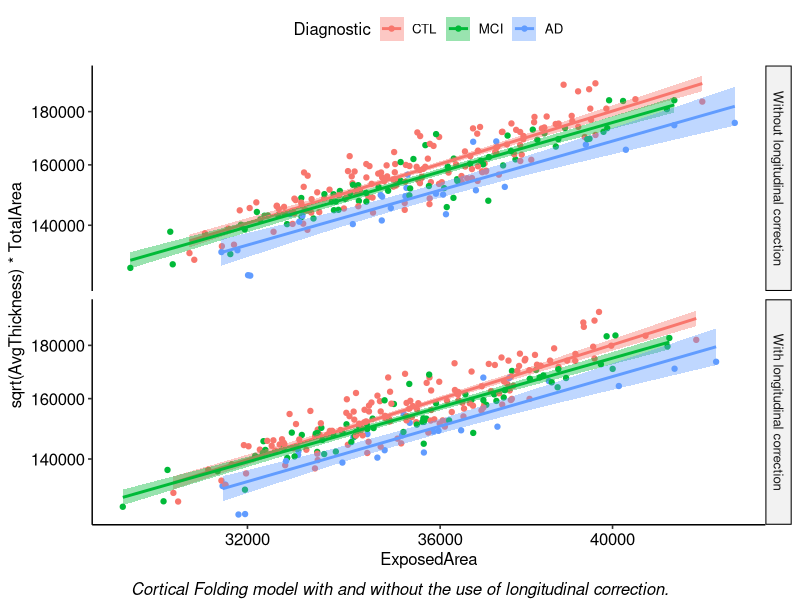
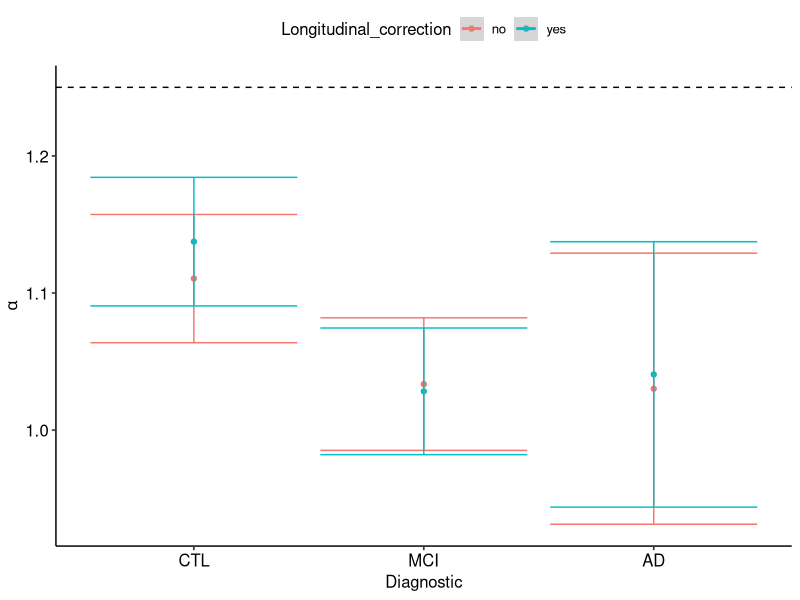
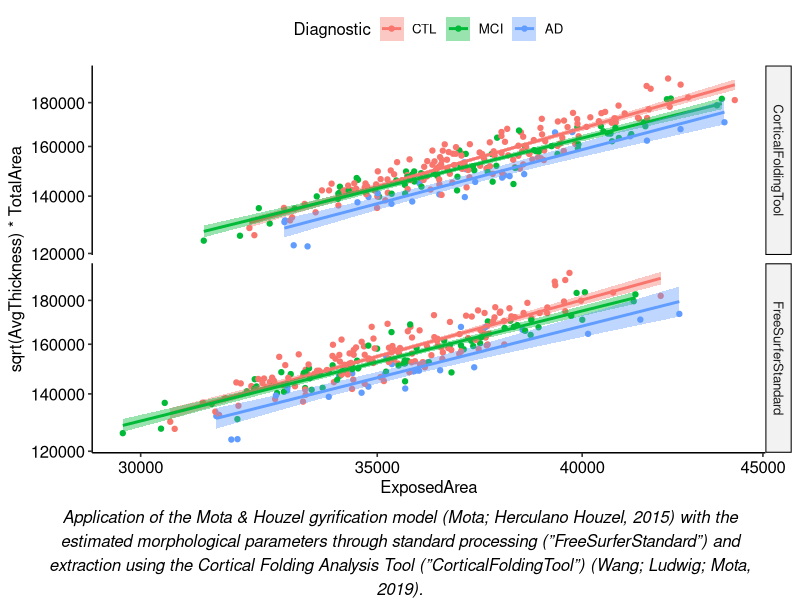
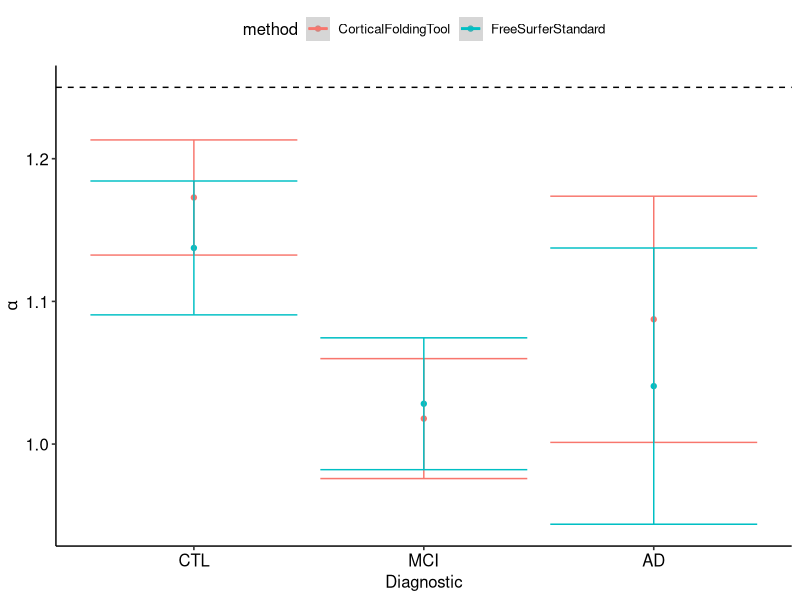
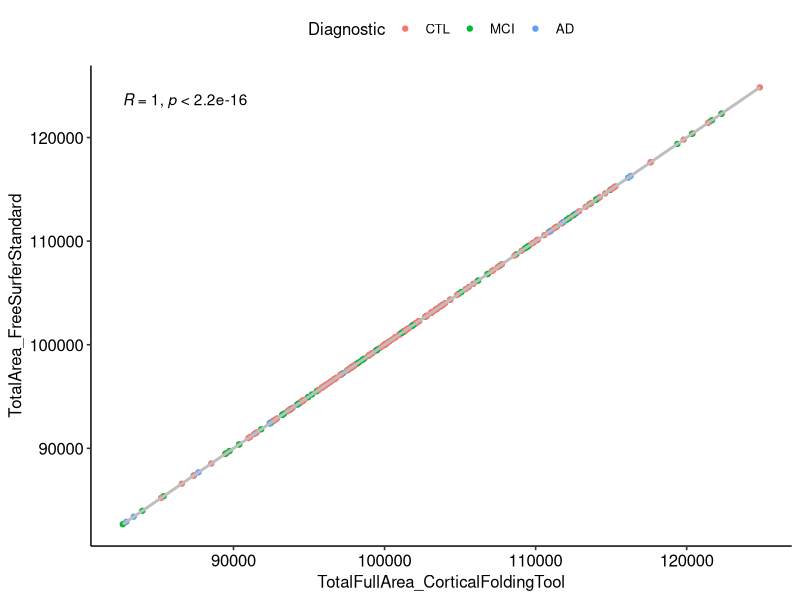
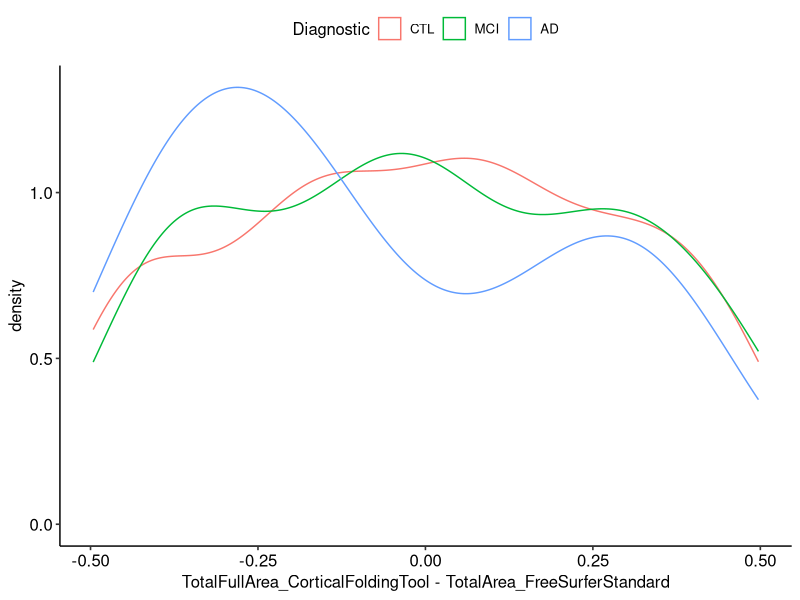
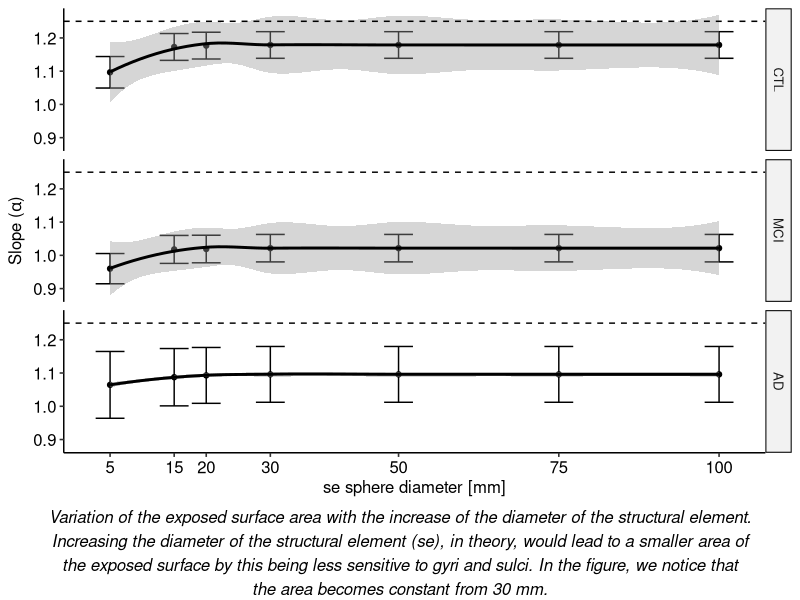
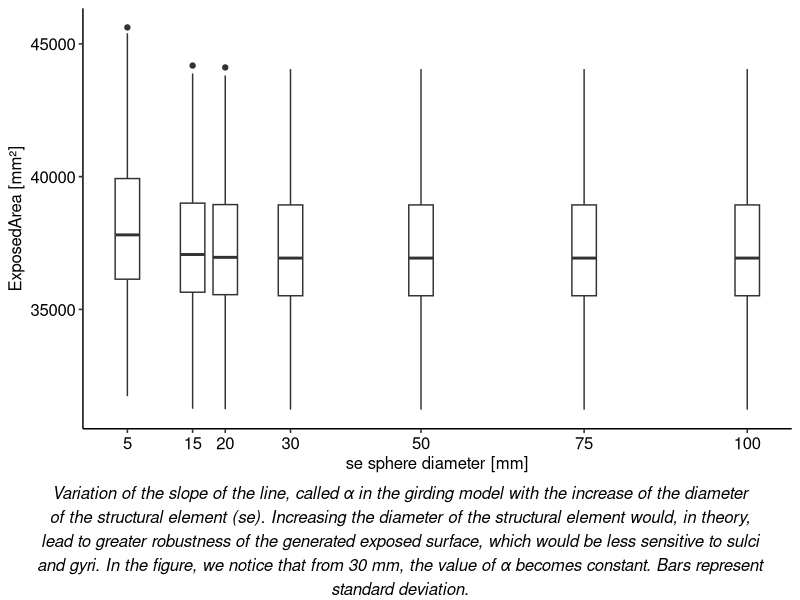

The R script that drew these images, in order:
## ---- chunk 1
knitr::opts_chunk$set(
	echo = TRUE,
	message = FALSE,
	warning = FALSE
)
## ---- chunk 2
library(readr)
library(tidyverse)
library(lubridate)
library(ggpubr)
library(kableExtra)
library(broom)
## ---- chunk 3
## set working directory
setwd("~/GitHub/FHPdeMoraes_thesis/Complementaryanalysis1_modelrobustness")
## ---- chunk 4
## define functions

# test angular coeficinet versus theoretical value
test_coef <- function(reg, coefnum, val){
  co <- coef(summary(reg))
  tstat <- (co[coefnum,1] - val)/co[coefnum,2]
  2 * pt(abs(tstat), reg$df.residual, lower.tail = FALSE)
}

# wrap text
wrapper <- function(x, ...) paste(strwrap(x, ...), collapse = "\n")
## ---- chunk 5
# import subjs
tabela_sujeitos <- read_csv("tabela_sujeitos.csv",
                            col_types = cols(...1 = col_skip()))

# subjs age interval
tabela_sujeitos$Age_interval <- cut(tabela_sujeitos$Age,
                                       breaks = c(0, 5, 10, 15, 20, 25, 30, 35, 40, 45, 50, 55, 60, 65, 70, 75, 80, 85, 90, 95, 100),
                                       right = FALSE,
                                       include.lowest = TRUE)

tabela_sujeitos$Age_interval10 <- cut(tabela_sujeitos$Age,
                                         breaks = c(0, 10, 20, 30, 40, 50, 60, 70, 80, 90, 100),
                                         right = FALSE,
                                         include.lowest = TRUE)

# Select session 1
tabela_sujeitos <- tabela_sujeitos %>%
  filter(Session == "1") %>%
  dplyr::select(-c(Session))

## ---- chunk 6
# import results with default config EE = 15mm
data_longcor_ses1 <- read_csv("data_longcor_ses1.txt") 
## ---- chunk 7
## new surfaces ----
# import results with other config EE = 5; 20; 30; 50; 75 and 100mm
data_longcor_ses1_5 <- read_csv("data_longcor_ses1_5mm.txt")
data_longcor_ses1_20 <- read_csv("data_longcor_ses1_20mm.txt")
data_longcor_ses1_30 <- read_csv("data_longcor_ses1_30mm.txt")
data_longcor_ses1_50 <- read_csv("data_longcor_ses1_50mm.txt")
data_longcor_ses1_75 <- read_csv("data_longcor_ses1_75mm.txt")
data_longcor_ses1_100 <- read_csv("data_longcor_ses1_100mm.txt")

# create variable EE diameter
data_longcor_ses1 <- data_longcor_ses1 %>%
  mutate(EEdiameter = 15)
data_longcor_ses1_5 <- data_longcor_ses1_5 %>%
  mutate(EEdiameter = 5)
data_longcor_ses1_20 <- data_longcor_ses1_20 %>%
  mutate(EEdiameter = 20)
data_longcor_ses1_30 <- data_longcor_ses1_30 %>%
  mutate(EEdiameter = 30)
data_longcor_ses1_50 <- data_longcor_ses1_50 %>%
  mutate(EEdiameter = 50)
data_longcor_ses1_75 <- data_longcor_ses1_75 %>%
  mutate(EEdiameter = 75)
data_longcor_ses1_100 <- data_longcor_ses1_100 %>%
  mutate(EEdiameter = 100)

# combine dataframes, create new variables, delete unwanted variables-c(

data <-
  full_join(data_longcor_ses1, data_longcor_ses1_5) %>% # combine files
  full_join(data_longcor_ses1_20) %>%
  full_join(data_longcor_ses1_30) %>%
  full_join(data_longcor_ses1_50) %>%
  full_join(data_longcor_ses1_75) %>%
  full_join(data_longcor_ses1_100) %>%
  mutate(
    SUBJ = SubjectID,
    hemi = Hemisphere,
    ROI = "hemisphere",
    method = "CorticalFoldingTool",
    Longitudinal_correction = "yes",
    AvgThickness = AvgCortThickness,
    ExposedArea = SmoothPialArea,
    TotalArea = PialArea,
    TotalFullArea = PialFullArea,
    WhiteSurfArea = WhiteArea,
    GMvolume = GreymatterVol
  ) %>% dplyr::select(
    -c(
      SubjectID,
      Hemisphere,
      AvgCortThickness,
      PialArea,
      SmoothPialArea,
      WhiteArea,
      GreymatterVol
    )
  )

## ---- chunk 8
## FS Standard ----
data_h <-
  read_csv("data_h.csv", col_types = cols(...1 = col_skip()))

data_h <- data_h %>%
  mutate(
    SUBJ = str_sub(SUBJ_ID, 1, 7),
    Session = str_sub(SUBJ_ID, 21, 21),
    Longitudinal_correction = ifelse(str_sub(SUBJ_ID, 23, 26) == "long", "yes", "no"),
    SUBJ_ID = str_sub(SUBJ_ID, 9, 38),
    method = "FreeSurferStandard",
    EEdiameter = 15
  ) %>%
  filter(ROI == "hemisphere", Session == "1") %>%
  dplyr::select(-c(Session))
## ---- chunk 9
# combine files
dados <- full_join(data, data_h) %>%
  mutate(
    # create new variables
    logAvgThickness = log10(AvgThickness),
    logTotalArea = log10(TotalArea),
    logTotalFullArea = log10(TotalFullArea),
    logExposedArea = log10(ExposedArea),
    logConvexHullArea = log10(ConvexHullArea),
    logWhiteSurfArea = log10(WhiteSurfArea),
    logGMvolume = log10(GMvolume),
    logConvexHullArea = log10(ConvexHullArea),
    localGI = TotalArea / ExposedArea,
    k = sqrt(AvgThickness) * TotalArea / (ExposedArea ^ 1.25),
    K = 1 / 4 * log10(AvgThickness ^ 2)  + log10(TotalArea) - 5 / 4 * log10(ExposedArea),
    S = 3 / 2 * log10(TotalArea) + 3 / 4 * log10(ExposedArea) - 9 /  4 * log10(AvgThickness ^
                                                                                 2) ,
    I = log10(TotalArea) + log10(ExposedArea) + log10(AvgThickness ^ 2) ,
  ) %>%
  dplyr::select(
    -c(
      PialFullArea,
      WhiteFullArea,
      SmoothPialFullArea,
      ConvexHullFullArea,
      PialFullVol,
      WhiteFullVol,
      SmoothPialFullVol,
      BrainSegVolNotVent,
      SUBJ_ID
    )
  ) %>%
  unique() # delete duplicates

# rename hemispheres
dados$hemi[dados$hemi == "left"] <- "L"
dados$hemi[dados$hemi == "right"] <- "R"

# combine tables through subject if and selected only Session 1
dados <- inner_join(tabela_sujeitos, dados)

#rename variables
colnames(dados)[which(names(dados) == "Sexo")] <- "Gender"
colnames(dados)[which(names(dados) == "Idade")] <- "Age"
colnames(dados)[which(names(dados) == "Diagnostico")] <-
  "Diagnostic"

dados$Age <- as.numeric(dados$Age)
dados$Diagnostic <- as.factor(dados$Diagnostic)
dados$Gender <- as.factor(dados$Gender)

# rename diagnostics
dados$Diagnostic <- as.character(dados$Diagnostic)

dados$Diagnostic[dados$Diagnostic == "CONTROLE"] <- "CTL"
dados$Diagnostic[dados$Diagnostic == "CCL"] <- "MCI"
dados$Diagnostic[dados$Diagnostic == "ALZ"] <- "AD"
## ---- chunk 10
dados_raw <- dados

# clear data from unwanted diagnostics, subjs with no acquisition equipment defined, subjs with Avg Thickness 0... and only hemispheres!!
dados_all <- dados %>% filter(
  Diagnostic == "CTL" |
    Diagnostic == "MCI" |
    Diagnostic == "AD",!is.na(logAvgThickness),
  ExposedArea != 0 |
    !is.na(localGI),!is.infinite(logExposedArea),
  ROI == "hemisphere"
) %>%
  droplevels()

# see which subjects were excluded
# dados_excluidos <- anti_join(dados_raw, dados_all)
# dados_excluidos %>% dplyr::select(c(SUBJ, Age, Gender, Diagnostic))

# use the filtered data
dados <- dados_all

dados$Diagnostic <-
  factor(dados$Diagnostic, levels = c("CTL", "MCI", "AD")) # transform into levels of factors
## ---- chunk 11
# remove subjects who are not in all samples

lista_subjs_CFT_yes <-
  as.data.frame(
    filter(
      dados,
      method == "CorticalFoldingTool",
      Longitudinal_correction == "yes"
    )$SUBJ
  ) %>%
  unique()

colnames(lista_subjs_CFT_yes)[1] <- "SUBJ"

lista_subjs_FS_no <-
  as.data.frame(filter(
    dados,
    method == "FreeSurferStandard",
    Longitudinal_correction == "no"
  )$SUBJ) %>%
  unique()

colnames(lista_subjs_FS_no)[1] <- "SUBJ"

lista_subjs_FS_yes <-
  as.data.frame(filter(
    dados,
    method == "FreeSurferStandard",
    Longitudinal_correction == "yes"
  )$SUBJ) %>%
  unique()

colnames(lista_subjs_FS_yes)[1] <- "SUBJ"

listas <- inner_join(lista_subjs_CFT_yes, lista_subjs_FS_no) %>%
  inner_join(lista_subjs_FS_yes)

dados <- inner_join(dados, listas)

# write.csv(dados, "dados_compmethods.csv")
## ---- chunk 12
dados %>%
  group_by(Diagnostic) %>%
  summarise(N = n_distinct(SUBJ),
            Age = paste(signif(mean(Age), 2), "±", signif(sd(Age), 2))) %>%
  kable(digits = 2) %>%
  kable_styling()
## ---- chunk 13
dados %>%
  group_by(method, Longitudinal_correction, EEdiameter) %>%
  summarise(N = n_distinct(SUBJ)) %>%
  kable(digits = 2) %>%
  kable_styling()
## ---- chunk 14
dados %>%
  mutate(method_results = method) %>%
  group_by(Diagnostic,
           method_results,
           Longitudinal_correction,
           EEdiameter) %>%
  do(tidy(shapiro.test(.$AvgThickness))) %>%
  ungroup() %>%
  kable(digits = 2) %>%
  kable_styling()
## ---- chunk 15
dados %>%
  mutate(method_results = method) %>%
  group_by(Diagnostic,
           method_results,
           Longitudinal_correction,
           EEdiameter) %>%
  do(tidy(shapiro.test(.$TotalArea))) %>%
  ungroup() %>%
  kable(digits = 2) %>%
  kable_styling()
## ---- chunk 16
dados %>%
  mutate(method_results = method) %>%
  group_by(Diagnostic,
           method_results,
           Longitudinal_correction,
           EEdiameter) %>%
  do(tidy(shapiro.test(.$ExposedArea))) %>%
  ungroup() %>%
  kable(digits = 2) %>%
  kable_styling()
## ---- chunk 17
dados %>%
  mutate(method_results = method) %>%
  group_by(Diagnostic,
           method_results,
           Longitudinal_correction,
           EEdiameter) %>%
  do(tidy(shapiro.test(.$localGI))) %>%
  ungroup() %>%
  kable(digits = 2) %>%
  kable_styling()
## ---- chunk 18
dados %>%
  mutate(method_results = method) %>%
  group_by(Diagnostic,
           method_results,
           Longitudinal_correction,
           EEdiameter) %>%
  do(tidy(shapiro.test(.$K))) %>%
  ungroup() %>%
  kable(digits = 2) %>%
  kable_styling()
## ---- chunk 19
dados %>%
  mutate(method_results = method) %>%
  group_by(Diagnostic,
           method_results,
           Longitudinal_correction,
           EEdiameter) %>%
  do(tidy(shapiro.test(.$S))) %>%
  ungroup() %>%
  kable(digits = 2) %>%
  kable_styling()
## ---- chunk 20
dados %>%
  mutate(method_results = method) %>%
  group_by(Diagnostic,
           method_results,
           Longitudinal_correction,
           EEdiameter) %>%
  do(tidy(shapiro.test(.$I))) %>%
  ungroup() %>%
  kable(digits = 2) %>%
  kable_styling()

## ---- chunk 21
long_comp <-
  filter(dados,
         method == "FreeSurferStandard",
         !is.na(TotalArea),
         !is.infinite(ExposedArea))

LC_status <- c(yes = "With longitudinal correction",
               no = "Without longitudinal correction")
## ---- chunk 22
## Thesis Figure 9 

longcor1 <- ggplot(long_comp,
                   aes(
                     ExposedArea,
                     sqrt(AvgThickness) * TotalArea,
                     color = Diagnostic,
                     fill = Diagnostic
                   )) +
  geom_point() +
  geom_smooth(method = "lm", se = TRUE) +
  geom_abline(slope = 1.25,
              intercept = coef(lm(
                log10(TotalArea * sqrt(AvgThickness)) ~ log10(ExposedArea),
                data = dados,
                na.action = na.omit
              ))[1],
              color = "black") +
  theme_pubr() +
  facet_grid(Longitudinal_correction ~ . ,
             labeller = labeller(Longitudinal_correction = LC_status)) +
  labs(color = "Diagnostic",
       fill = "Diagnostic") +
  scale_x_log10() +
  scale_y_log10()

# ggsave("longcor1.png", plot = longcor1, dpi=1200, width = 11, height = 11, units = "cm", device = "png")

longcor1 <- annotate_figure(longcor1,
                            bottom = text_grob(
                              wrapper(
                                "Cortical Folding model with and without the use of longitudinal correction.",
                                width = 100
                              ),
                              face = "italic"
                            ))

longcor1

## ---- chunk 23
lm_fit_comp_idor <- long_comp %>%
  group_by(Diagnostic, Longitudinal_correction) %>%
  do(fit_comp_idor = tidy(lm(
    log10(TotalArea * sqrt(AvgThickness)) ~ log10(ExposedArea),
    data = .,
    na.action = na.omit
  ), conf.int = TRUE)) %>%
  unnest(cols = c(fit_comp_idor))

filter(lm_fit_comp_idor, term == "log10(ExposedArea)") %>% kable(digits = 2) %>% kable_styling()
## ---- chunk 24
ggplot(
  data = filter(lm_fit_comp_idor, term == "log10(ExposedArea)"),
  aes(x = Diagnostic,
      y = estimate, color = Longitudinal_correction, )
) +
  geom_point() +
  geom_errorbar(aes(ymin = estimate - std.error, ymax = estimate + std.error)) +
  geom_smooth(method = "lm", se = TRUE) +
  geom_hline(yintercept = 1.25, linetype = "dashed") +
  theme_pubr() +
  labs(y = expression(alpha))
## ---- chunk 25
long_comp_long <- long_comp %>%
  dplyr::select(
    c(
      SUBJ,
      Diagnostic,
      hemi,
      Longitudinal_correction,
      AvgThickness,
      TotalArea,
      ExposedArea,
      localGI,
      K,
      S,
      I
    )
  ) %>%
  pivot_wider(
    names_from = Longitudinal_correction,
    values_from = c(AvgThickness,
                    TotalArea,
                    ExposedArea,
                    localGI,
                    K,
                    S,
                    I)
  )
## ---- chunk 26
cor.test(long_comp_long$AvgThickness_no, long_comp_long$AvgThickness_yes)
## ---- chunk 27
cor.test(long_comp_long$TotalArea_no, long_comp_long$TotalArea_yes)
## ---- chunk 28
cor.test(long_comp_long$ExposedArea_no, long_comp_long$ExposedArea_yes)
## ---- chunk 29
cor.test(long_comp_long$localGI_no, long_comp_long$localGI_yes)
## ---- chunk 30
cor.test(long_comp_long$K_no, long_comp_long$K_yes)
## ---- chunk 31
cor.test(long_comp_long$S_no, long_comp_long$S_yes)
## ---- chunk 32
cor.test(long_comp_long$I_no, long_comp_long$I_yes)
## ---- chunk 33
method_comp <- filter(dados, Longitudinal_correction == "yes", EEdiameter == "15")
## ---- chunk 34
## Thesis Figure 

FS_CFT1 <- ggplot(method_comp,
                  aes(
                    ExposedArea,
                    sqrt(AvgThickness) * TotalArea,
                    color = Diagnostic,
                    fill = Diagnostic
                  )) +
  geom_point() +
  geom_smooth(method = "lm", se = TRUE) +
  geom_abline(slope = 1.25,
              intercept = coef(lm(
                log10(TotalArea * sqrt(AvgThickness)) ~ log10(ExposedArea),
                data = dados,
                na.action = na.omit
              ))[1],
              color = "black") +
  theme_pubr() +
  facet_grid(method ~ .) +
  labs(color = "Diagnostic",
       fill = "Diagnostic") +
  scale_x_log10() +
  scale_y_log10()

# ggsave("FS_CFT1.png", plot = FS_CFT1, dpi = 1200, width = 11, height = 11, units = "cm", device = "png")

FS_CFT1 <- annotate_figure(FS_CFT1,
                           bottom = text_grob(
                             wrapper(
                               "Application of the Mota & Houzel gyrification model (Mota; Herculano Houzel, 2015) with the estimated morphological parameters through standard processing (”FreeSurferStandard”) and extraction using the Cortical Folding Analysis Tool (”CorticalFoldingTool”) (Wang; Ludwig; Mota, 2019).",
                               width = 100
                             ),
                             face = "italic"
                           ))

FS_CFT1

## ---- chunk 35
lm_fit_comp_idor <- method_comp %>%
  group_by(Diagnostic, method) %>%
  do(fit_comp_idor = tidy(lm(
    log10(TotalArea * sqrt(AvgThickness)) ~ log10(ExposedArea),
    data = .,
    na.action = na.omit
  ), conf.int = TRUE)) %>%
  unnest(cols = c(fit_comp_idor))

filter(lm_fit_comp_idor, term == "log10(ExposedArea)") %>% kable(digits = 2) %>% kable_styling()

## ---- chunk 36
ggplot(
  data = filter(lm_fit_comp_idor, term == "log10(ExposedArea)"),
  aes(x = Diagnostic,
      y = estimate, color = method)
) +
  geom_point() +
  geom_errorbar(aes(ymin = estimate - std.error, ymax = estimate + std.error)) +
  geom_smooth(method = "lm", se = TRUE) +
  geom_hline(yintercept = 1.25, linetype = "dashed") +
  theme_pubr() +
  labs(y = expression(alpha))
## ---- chunk 37
method_comp_long <- method_comp %>%
  dplyr::select(
    c(
      SUBJ,
      Diagnostic,
      hemi,
      method,
      AvgThickness,
      TotalArea,
      TotalFullArea,
      ExposedArea,
      localGI,
      K,
      S,
      I
    )
  ) %>%
  pivot_wider(
    names_from = method,
    values_from = c(
      AvgThickness,
      TotalArea,
      TotalFullArea,
      ExposedArea,
      localGI,
      K,
      S,
      I
    )
  )
## ---- chunk 38
cor.test(method_comp_long$AvgThickness_FreeSurferStandard, method_comp_long$AvgThickness_CorticalFoldingTool)
## ---- chunk 39
cor.test(method_comp_long$TotalArea_FreeSurferStandard, method_comp_long$TotalArea_CorticalFoldingTool)
## ---- chunk 40
cor.test(method_comp_long$ExposedArea_FreeSurferStandard, method_comp_long$ExposedArea_CorticalFoldingTool)
## ---- chunk 41
cor.test(method_comp_long$localGI_FreeSurferStandard, method_comp_long$localGI_CorticalFoldingTool)
## ---- chunk 42
cor.test(method_comp_long$K_FreeSurferStandard, method_comp_long$K_CorticalFoldingTool)
## ---- chunk 43
cor.test(method_comp_long$S_FreeSurferStandard, method_comp_long$S_CorticalFoldingTool)
## ---- chunk 44
cor.test(method_comp_long$I_FreeSurferStandard, method_comp_long$I_CorticalFoldingTool)
## ---- chunk 45
ggplot(data = method_comp_long,
       aes(x = TotalFullArea_CorticalFoldingTool, y = TotalArea_FreeSurferStandard)) +
  geom_point(aes(color = Diagnostic)) +
  geom_smooth(method = "lm", color = "gray") +
  stat_cor() +
  theme_pubr()
## ---- chunk 46
ggplot(
  data = method_comp_long,
  aes(x = TotalFullArea_CorticalFoldingTool - TotalArea_FreeSurferStandard, color = Diagnostic)
) +
  geom_density() +
  theme_pubr() +
  labs(color = "Diagnostic")
## ---- chunk 47
diameter_comp <-
  filter(dados,
         Longitudinal_correction == "yes",
         method == "CorticalFoldingTool")
## ---- chunk 48
lm_fit_comp_idor <- diameter_comp %>%
  group_by(Diagnostic, EEdiameter) %>%
  do(fit_comp_idor = tidy(lm(
    log10(TotalArea * sqrt(AvgThickness)) ~ log10(ExposedArea),
    data = .,
    na.action = na.omit
  ),
  conf.int = TRUE)) %>%
  unnest(cols = c(fit_comp_idor))

# lm_fit_comp_idor %>% kable(digits = 2) %>% kable_styling()
## ---- chunk 49
EEdiameter <-
  ggplot(
    data = filter(lm_fit_comp_idor, term == "log10(ExposedArea)"),
    aes(x = EEdiameter,
        y = estimate)
  ) +
  geom_point() +
  geom_errorbar(aes(ymin = estimate - std.error, ymax = estimate + std.error)) +
  geom_smooth(se = TRUE, color = "black") +
  geom_hline(yintercept = 1.25, linetype = "dashed") +
  theme_pubr() +
  labs(y = expression('Slope (' * alpha * ')'), x = "se sphere diameter [mm]") +
  facet_grid(Diagnostic ~ .) +
  scale_x_continuous(breaks = c(5, 15, 20, 30, 50, 75, 100))

EEdiameter <- annotate_figure(EEdiameter,
                              bottom = text_grob(
                                wrapper(
                                  "Variation of the exposed surface area with the increase of the diameter of the structural element. Increasing the diameter of the structural element (se), in theory, would lead to a smaller area of the exposed surface by this being less sensitive to gyri and sulci. In the figure, we notice that the area becomes constant from 30 mm.",
                                  width = 100
                                ),
                                face = "italic"
                              ))

EEdiameter

# ggsave("EEdiameter.png", plot = EEdiameter, dpi=1200, width = 18, height = 11, units = "cm", device = "png")
## ---- chunk 50
EEdiameter2 <- ggplot(data = diameter_comp,
                      aes(x = EEdiameter,
                          y = ExposedArea,
                          group = EEdiameter)) +
  geom_boxplot() +
  theme_pubr() +
  labs(y = "ExposedArea [mm²]", x = "se sphere diameter [mm]") +
  scale_x_continuous(breaks = c(5, 15, 20, 30, 50, 75, 100))

# ggsave("EEdiameter2.png", plot = EEdiameter2, dpi=1200, width = 18, height = 11, units = "cm", device = "png")

EEdiameter2 <- annotate_figure(EEdiameter2,
                               bottom = text_grob(
                                 wrapper(
                                   "Variation of the slope of the line, called α in the girding model with the increase of the diameter of the structural element (se). Increasing the diameter of the structural element would, in theory, lead to greater robustness of the generated exposed surface, which would be less sensitive to sulci and gyri. In the figure, we notice that from 30 mm, the value of α becomes constant. Bars represent standard deviation.",
                                   width = 100
                                 ),
                                 face = "italic"
                               ))

EEdiameter2

## ---- chunk 51
diameter_comp$EEdiameter <- as.factor(diameter_comp$EEdiameter)

CH <-
  diameter_comp %>%
  filter(EEdiameter == 15) %>%
  mutate(
    EEdiameter = as.factor("ConvelHull"),
    ExposedArea = ConvexHullArea,
    logExposedArea = logConvexHullArea,
    K = 1 / 2 * logAvgThickness + logTotalArea - 5 / 4 * logConvexHullArea ,
    I = logTotalArea + logConvexHullArea  + logAvgThickness ^ 2,
    S = 3 / 2 * logTotalArea + 3 / 4 * logConvexHullArea  - 9 / 4 * logAvgThickness ^ 2
  )

diameter_comp <- full_join(diameter_comp, CH)

## ---- chunk 52
lm_fit_comp_idor <- diameter_comp %>%
  group_by(Diagnostic, EEdiameter) %>%
  do(fit_comp_idor = tidy(lm(
    log10(TotalArea * sqrt(AvgThickness)) ~ log10(ExposedArea),
    data = .,
    na.action = na.omit
  ),
  conf.int = TRUE)) %>%
  unnest(cols = c(fit_comp_idor))

#lm_fit_comp_idor %>% kable(digits = 2) %>% kable_styling()

## ---- chunk 53
ggplot(
  data = filter(lm_fit_comp_idor, term == "log10(ExposedArea)"),
  aes(x = EEdiameter,
      y = estimate)
) +
  geom_point() +
  geom_errorbar(aes(ymin = estimate - std.error, ymax = estimate + std.error)) +
  geom_hline(yintercept = 1.25, linetype = "dashed") +
  theme_pubr() +
  labs(y = expression(alpha), x = "se sphere diameter [mm]") + facet_grid(Diagnostic ~ .)
## ---- chunk 54
ggplot(data = diameter_comp,
       aes(x = EEdiameter,
           y = ExposedArea,
           group = EEdiameter)) +
  geom_boxplot() +
  theme_pubr()
